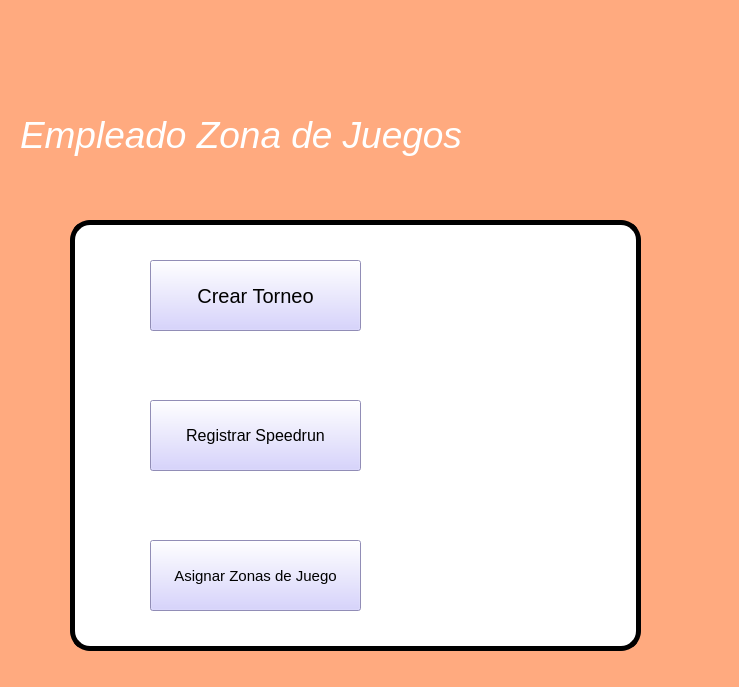
<?xml version="1.0" encoding="UTF-8"?>
<ui version="4.0">
 <class>MainWindow</class>
 <widget class="QMainWindow" name="MainWindow">
  <property name="geometry">
   <rect>
    <x>0</x>
    <y>0</y>
    <width>739</width>
    <height>687</height>
   </rect>
  </property>
  <property name="windowTitle">
   <string>MainWindow</string>
  </property>
  <property name="windowIcon">
   <iconset>
    <normaloff>../logo/logoTienda.jpeg</normaloff>../logo/logoTienda.jpeg</iconset>
  </property>
  <property name="styleSheet">
   <string notr="true">background-color: rgb(255, 170, 127);</string>
  </property>
  <widget class="QWidget" name="centralwidget">
   <widget class="QLabel" name="label">
    <property name="geometry">
     <rect>
      <x>20</x>
      <y>60</y>
      <width>581</width>
      <height>151</height>
     </rect>
    </property>
    <property name="font">
     <font>
      <pointsize>16</pointsize>
      <italic>true</italic>
     </font>
    </property>
    <property name="toolTip">
     <string>&lt;html&gt;&lt;head/&gt;&lt;body&gt;&lt;p&gt;&lt;br/&gt;&lt;/p&gt;&lt;/body&gt;&lt;/html&gt;</string>
    </property>
    <property name="text">
     <string>&lt;html&gt;&lt;head/&gt;&lt;body&gt;&lt;p&gt;&lt;span style=&quot; font-size:28pt; font-style:italic; color:#ffffff;&quot;&gt;Empleado Zona de Juegos&lt;/span&gt;&lt;/p&gt;&lt;/body&gt;&lt;/html&gt;</string>
    </property>
   </widget>
   <widget class="QLabel" name="label_2">
    <property name="geometry">
     <rect>
      <x>590</x>
      <y>80</y>
      <width>131</width>
      <height>131</height>
     </rect>
    </property>
    <property name="text">
     <string/>
    </property>
    <property name="pixmap">
     <pixmap>../imagenes/mandoImagen.png</pixmap>
    </property>
    <property name="scaledContents">
     <bool>true</bool>
    </property>
   </widget>
   <widget class="QPushButton" name="torneoBoton">
    <property name="geometry">
     <rect>
      <x>150</x>
      <y>260</y>
      <width>211</width>
      <height>71</height>
     </rect>
    </property>
    <property name="font">
     <font>
      <pointsize>15</pointsize>
     </font>
    </property>
    <property name="styleSheet">
     <string notr="true">background-color: rgb(203, 198, 255);</string>
    </property>
    <property name="text">
     <string>Crear Torneo</string>
    </property>
   </widget>
   <widget class="QPushButton" name="speedrunBoton">
    <property name="geometry">
     <rect>
      <x>150</x>
      <y>400</y>
      <width>211</width>
      <height>71</height>
     </rect>
    </property>
    <property name="font">
     <font>
      <pointsize>12</pointsize>
     </font>
    </property>
    <property name="styleSheet">
     <string notr="true">background-color: rgb(203, 198, 255);</string>
    </property>
    <property name="text">
     <string>Registrar Speedrun</string>
    </property>
   </widget>
   <widget class="QPushButton" name="zonajuegoBoton">
    <property name="geometry">
     <rect>
      <x>150</x>
      <y>540</y>
      <width>211</width>
      <height>71</height>
     </rect>
    </property>
    <property name="font">
     <font>
      <pointsize>11</pointsize>
     </font>
    </property>
    <property name="styleSheet">
     <string notr="true">background-color: rgb(203, 198, 255);</string>
    </property>
    <property name="text">
     <string>Asignar Zonas de Juego</string>
    </property>
   </widget>
   <widget class="QLabel" name="label_3">
    <property name="geometry">
     <rect>
      <x>430</x>
      <y>240</y>
      <width>91</width>
      <height>111</height>
     </rect>
    </property>
    <property name="styleSheet">
     <string notr="true">background-color: rgb(255, 255, 255);</string>
    </property>
    <property name="text">
     <string/>
    </property>
    <property name="pixmap">
     <pixmap>../imagenes/trofeoImagen.png</pixmap>
    </property>
    <property name="scaledContents">
     <bool>true</bool>
    </property>
   </widget>
   <widget class="QLabel" name="label_4">
    <property name="geometry">
     <rect>
      <x>410</x>
      <y>370</y>
      <width>121</width>
      <height>121</height>
     </rect>
    </property>
    <property name="styleSheet">
     <string notr="true">background-color: rgb(255, 255, 255);</string>
    </property>
    <property name="text">
     <string/>
    </property>
    <property name="pixmap">
     <pixmap>../imagenes/SpeedrunImagen.webp</pixmap>
    </property>
    <property name="scaledContents">
     <bool>true</bool>
    </property>
   </widget>
   <widget class="QLabel" name="label_5">
    <property name="geometry">
     <rect>
      <x>420</x>
      <y>510</y>
      <width>111</width>
      <height>121</height>
     </rect>
    </property>
    <property name="styleSheet">
     <string notr="true">background-color: rgb(255, 255, 255);</string>
    </property>
    <property name="text">
     <string/>
    </property>
    <property name="pixmap">
     <pixmap>../imagenes/zonaJuegoImagen.webp</pixmap>
    </property>
    <property name="scaledContents">
     <bool>true</bool>
    </property>
   </widget>
   <widget class="QLabel" name="label_6">
    <property name="geometry">
     <rect>
      <x>70</x>
      <y>220</y>
      <width>571</width>
      <height>431</height>
     </rect>
    </property>
    <property name="styleSheet">
     <string notr="true">background-color: rgb(255, 255, 255);
border-radius: 20px;
border: 5px solid black;</string>
    </property>
    <property name="text">
     <string/>
    </property>
   </widget>
   <zorder>label_6</zorder>
   <zorder>label</zorder>
   <zorder>label_2</zorder>
   <zorder>torneoBoton</zorder>
   <zorder>speedrunBoton</zorder>
   <zorder>zonajuegoBoton</zorder>
   <zorder>label_3</zorder>
   <zorder>label_4</zorder>
   <zorder>label_5</zorder>
  </widget>
 </widget>
 <resources/>
 <connections/>
</ui>
